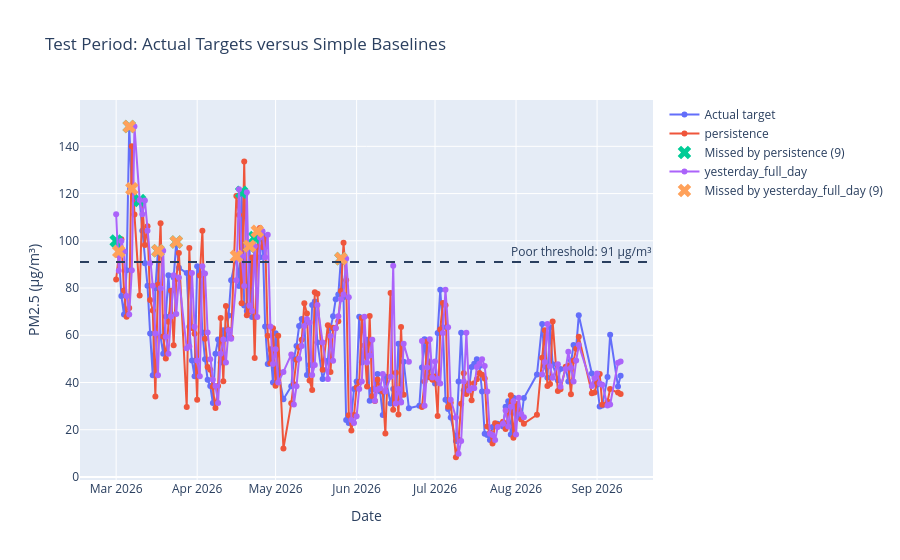

Here is the notebook cell this chart was saved with:
### Code cell
# ── Step 5.6  Chart: actual vs guesses, with the MISSED Poor days marked ────
baseline_figure = go.Figure()
baseline_figure.add_trace(go.Scatter(
    x=predictions.index,
    y=predictions["actual"],
    mode="lines+markers",
    name="Actual target",
    hovertemplate="Date: %{x|%Y-%m-%d}<br>Actual: %{y:.2f} µg/m³<extra></extra>",
))
for model_name in baseline_names:
    baseline_figure.add_trace(go.Scatter(
        x=predictions.index,
        y=predictions[model_name],
        mode="lines+markers",
        name=model_name,
        hovertemplate="Date: %{x|%Y-%m-%d}<br>" + model_name + ": %{y:.2f} µg/m³<extra></extra>",
    ))

    missed_days = scored[actual_poor & (scored[model_name] < poor_threshold)]
    baseline_figure.add_trace(go.Scatter(
        x=missed_days.index,
        y=missed_days["actual"],
        mode="markers",
        marker=dict(symbol="x", size=12),
        name=f"Missed by {model_name} ({len(missed_days)})",
        hovertemplate="Date: %{x|%Y-%m-%d}<br>Missed Poor day: %{y:.2f} µg/m³<extra></extra>",
    ))

baseline_figure.add_hline(
    y=poor_threshold,
    line_dash="dash",
    annotation_text="Poor threshold: 91 µg/m³",
)
baseline_figure.update_layout(
    title="Test Period: Actual Targets versus Simple Baselines",
    xaxis_title="Date",
    yaxis_title="PM2.5 (µg/m³)",
    hovermode="x unified",
)
baseline_figure.show()

### Figure 1 — Plotly figure (JSON) as saved in the notebook; plotly's stock layout.template omitted (floating-point values rounded to 4 significant figures; data arrays with more than 128 entries replaced by an {"elided": "..."} marker saying what was removed)
{"data": [{"hovertemplate": "Date: %{x|%Y-%m-%d}<br>Actual: %{y:.2f} µg/m³<extra></extra>", "mode": "lines+markers", "name": "Actual target", "type": "scatter", "x": {"elided": "164 str values"}, "y": {"elided": "164 float values"}}, {"hovertemplate": "Date: %{x|%Y-%m-%d}<br>persistence: %{y:.2f} µg/m³<extra></extra>", "mode": "lines+markers", "name": "persistence", "type": "scatter", "x": {"elided": "164 str values"}, "y": {"elided": "164 float values"}}, {"hovertemplate": "Date: %{x|%Y-%m-%d}<br>Missed Poor day: %{y:.2f} µg/m³<extra></extra>", "marker": {"size": 12, "symbol": "x"}, "mode": "markers", "name": "Missed by persistence (9)", "type": "scatter", "x": ["2026-03-01T00:00:00+05:30", "2026-03-06T00:00:00+05:30", "2026-03-10T00:00:00+05:30", "2026-03-17T00:00:00+05:30", "2026-03-24T00:00:00+05:30", "2026-04-18T00:00:00+05:30", "2026-04-21T00:00:00+05:30", "2026-04-23T00:00:00+05:30", "2026-05-26T00:00:00+05:30"], "y": [99.95, 148.4, 117.0, 95.79, 99.52, 120.5, 97.71, 101.4, 92.45]}, {"hovertemplate": "Date: %{x|%Y-%m-%d}<br>yesterday_full_day: %{y:.2f} µg/m³<extra></extra>", "mode": "lines+markers", "name": "yesterday_full_day", "type": "scatter", "x": {"elided": "164 str values"}, "y": {"elided": "164 float values"}}, {"hovertemplate": "Date: %{x|%Y-%m-%d}<br>Missed Poor day: %{y:.2f} µg/m³<extra></extra>", "marker": {"size": 12, "symbol": "x"}, "mode": "markers", "name": "Missed by yesterday_full_day (9)", "type": "scatter", "x": ["2026-03-02T00:00:00+05:30", "2026-03-06T00:00:00+05:30", "2026-03-07T00:00:00+05:30", "2026-03-17T00:00:00+05:30", "2026-03-24T00:00:00+05:30", "2026-04-16T00:00:00+05:30", "2026-04-21T00:00:00+05:30", "2026-04-24T00:00:00+05:30", "2026-05-26T00:00:00+05:30"], "y": [95.46, 148.4, 122.0, 95.79, 99.52, 93.45, 97.71, 104.0, 92.45]}], "layout": {"annotations": [{"showarrow": false, "text": "Poor threshold: 91 µg/m³", "x": 1, "xanchor": "right", "xref": "x domain", "y": 91, "yanchor": "bottom", "yref": "y"}], "hovermode": "x unified", "shapes": [{"line": {"dash": "dash"}, "type": "line", "x0": 0, "x1": 1, "xref": "x domain", "y0": 91, "y1": 91, "yref": "y"}], "title": {"text": "Test Period: Actual Targets versus Simple Baselines"}, "xaxis": {"title": {"text": "Date"}}, "yaxis": {"title": {"text": "PM2.5 (µg/m³)"}}}}
